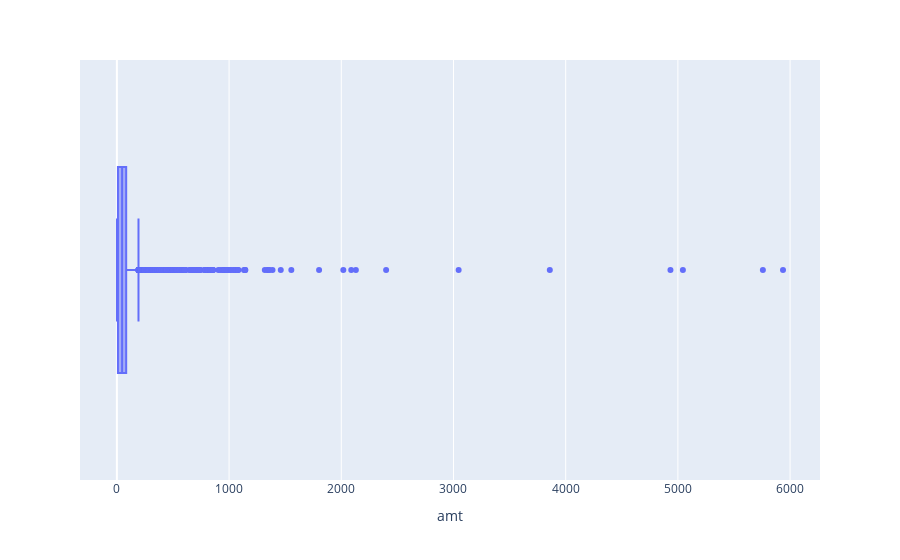

Notebook code cell kept with this figure:
### Markdown cell above
Question 3

Amount Distribution.

### Code cell
fig = px.box(data, x = 'amt')
fig.show()

### Figure 1 — Plotly figure (JSON) as saved in the notebook; plotly's stock layout.template omitted (floating-point values rounded to 4 significant figures; data arrays with more than 128 entries replaced by an {"elided": "..."} marker saying what was removed)
{"data": [{"alignmentgroup": "True", "hovertemplate": "amt=%{x}<extra></extra>", "legendgroup": "", "marker": {"color": "#636efa"}, "name": "", "notched": false, "offsetgroup": "", "orientation": "h", "showlegend": false, "type": "box", "x": {"elided": "10000 float values"}, "x0": " ", "xaxis": "x", "y0": " ", "yaxis": "y"}], "layout": {"boxmode": "group", "legend": {"tracegroupgap": 0}, "margin": {"t": 60}, "xaxis": {"anchor": "y", "domain": [0, 1], "title": {"text": "amt"}}, "yaxis": {"anchor": "x", "domain": [0, 1]}}}
